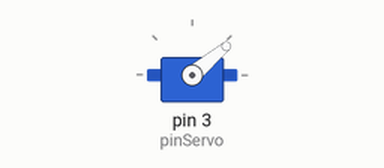
Simulated run of this sketch. Board: Arduino Uno, built with avr-gcc and run on an emulated ATmega328P. Shown: servo. Random numbers use the default seed unless the sketch sets one; what the sketch prints to the serial monitor is not drawn.

Above: at 0.1 s.
At 57.1 s:
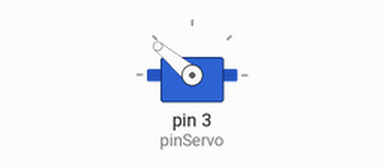
At 101.1 s:
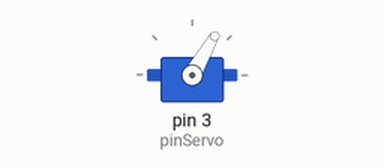
Timing chart, 0 to 102.6 s (numbered marks = the images above):
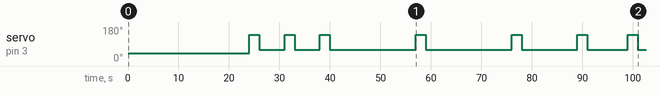

The sketch:

servo_v2.0.ino
```cpp
//Adam Cotter
//Working using random numbers instead of load cell input

#include <Servo.h>
#include "HX711.h"

const int pinServo = 3;
long weight;

Servo groveServo;

void setup() {
  // put your setup code here, to run once:
  Serial.begin(9600);
  groveServo.attach(pinServo);
  randomSeed(42);
  groveServo.write(40);
}

void loop() {
  // put your main code here, to run repeatedly:

  //generate random number
  weight = random(0,5);
  delay(1000);
  Serial.print(weight);
  delay(2000);


  if(weight == 0){
    groveServo.write(140);
    delay(2000);
    groveServo.write(60);
    delay(2000);
  }

}
```

Measured:
- by itself, servo on pin 3 (pinServo): 40° → 140° at 24.0 s, → 60° 2.0 s later, → 140° 5.0 s later, → 60° 2.0 s later, … (14 changes in this stretch)
